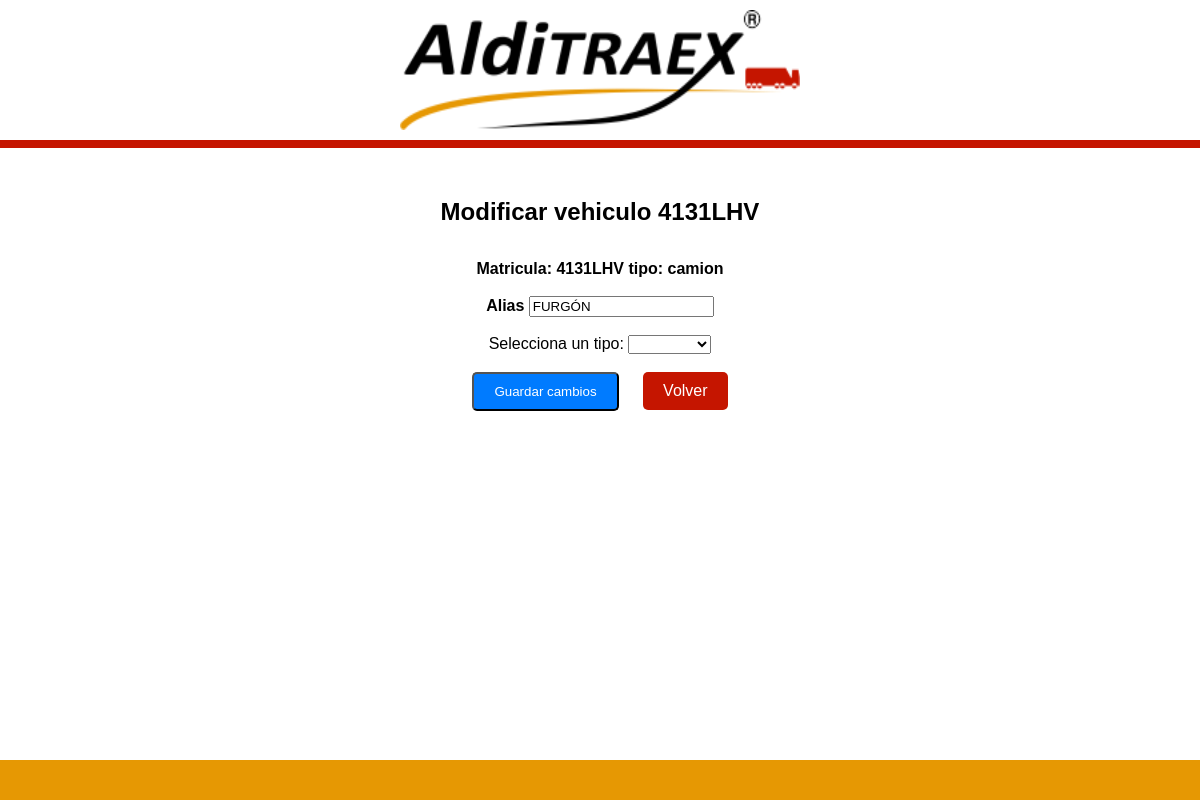
The page /form_editar_vehiculo/1 on the database its author committed.
### models.py (models this page shows, shortened)
class Vehiculo(db.Base):
    __tablename__ = "vehiculo"
    id = Column(Integer, primary_key=True, autoincrement=True, nullable=False)
    matricula = Column(String(200), nullable=False)
    alias = Column(String(200), nullable=False)
    tipo = Column(String(20))
    doc_ficha = Column(String(200))
    doc_permiso = Column(String(200))
    activo = Column(Boolean, default=False)

### vehiculos/vehiculos.py (the view)
    @app.route('/form_editar_vehiculo/<id>')
    def edicion_vehiculo(id):
        veh_editar = db.session.query(Vehiculo).filter_by(id=(id)).first()
        veh_editar_matricula = veh_editar.matricula
        veh_editar_alias = veh_editar.alias
        veh_editar_tipo = veh_editar.tipo
        return render_template("form_editar_vehiculo.html", veh_editar=veh_editar,
                               veh_editar_matricula=veh_editar_matricula,
                               veh_editar_alias=veh_editar_alias,
                               veh_editar_tipo=veh_editar_tipo)

### db.py (called while the page is built, shortened)
def close_session(error=None):
    if not has_request_context():
        return

    def __getattr__(self, name):
        if has_request_context():
            if 'db_session' not in g:
                g.db_session = Session()
                logger.info("Nueva sesion de BD creada para el request")
            return getattr(g.db_session, name)
        temp_session = Session()
        try:
            return getattr(temp_session, name)
        finally:
            temp_session.close()

### main.py (called while the page is built, shortened)
@app.before_request
def aplicar_permisos_usuario():
    if not current_user.is_authenticated:
        return None

### templates/form_editar_vehiculo.html (shortened to what this page needs)
<!DOCTYPE html>
<html lang="es">
<head>
  <link rel="stylesheet" href="{{ url_for('static', filename='main.css') }}">
</head>
<body>
<div class="top-bar">
       <img src="{{ url_for('static', filename='logo.png') }}" alt="Logo de la empresa">
</div>
    <div class="container">
    <h1>Modificar vehiculo {{veh_editar.matricula}}</h1><br>
    <form action="/modificar_vehiculo" method="POST">
        <label for="matricula_ant" id="matricula_ant"><b>Matricula: {{veh_editar_matricula}} tipo: {{veh_editar_tipo}}</b></label>
        <br><br>
        <label for="alias_ant" id="alias_ant"><b>Alias</b></label>
        <input type="text" id="alias_new" name="alias_new" value={{veh_editar_alias}}><br><br>
        <label for="tipo_ant" id="tipo_ant">Selecciona un tipo:</label>
        <select id="tipo_new" name="tipo_new" required>
            <option value=""></option>
            <option value="camion">Camión</option>
        </select>
        <br><br>
        <input class="button" type="submit" value="Guardar cambios">
        <a class="button_red" href="/vehiculos">Volver</a>
    </form>
<footer class="banda-roja"></footer>
    </div>
</body>
</html>

### static/main.css (style rules this page uses)
body { font-family: Arial, sans-serif; margin: 0; padding: 0; background-color: white; width: 100%; height: 50vh; height: 100vh; }
.top-bar { background-color: white; height: 140px; width: 100%; display: flex; justify-content: center; align-items: center; border-bottom: 8px solid #c51500; }
.container { text-align: center; margin-top: 50px; justify-content: center; }
img { width: 400px; height: 120px; }
h1 { margin-top: 20px; font-size: 24px; }
.button { display: inline-block; padding: 10px 20px; margin: 0 10px; background-color: #007bff; color: #fff; text-decoration: none; border-radius: 5px; }
.button_red { display: inline-block; padding: 10px 20px; margin: 0 10px; background-color: #c51500; color: #fff; text-decoration: none; border-radius: 5px; }
.banda-roja { background-color: #e69803; color: white; padding: 20px; text-align: center; position: fixed; bottom: 0; left: 0; width: 100%; }

### rows shown on the page
Vehiculo: matricula "4131LHV", tipo "camion", alias_new "FURGÓN"
